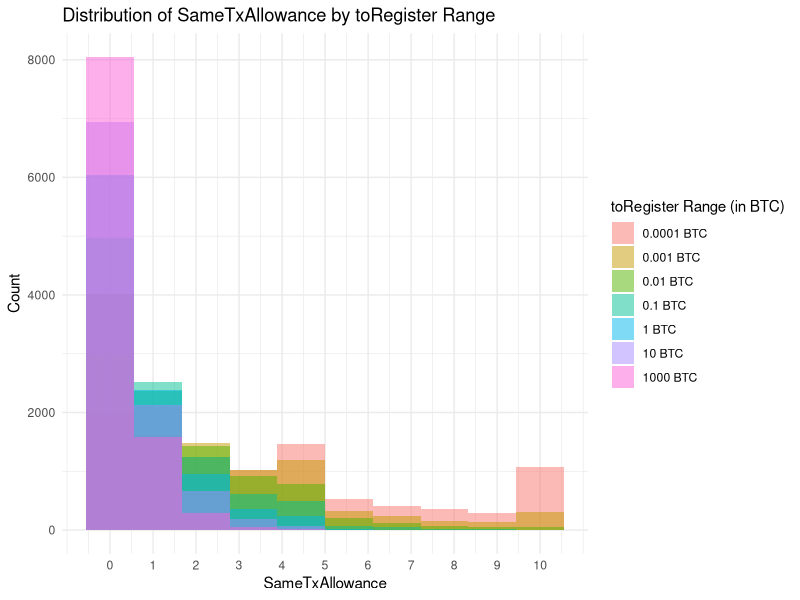

The R script that drew this image:
# Ensure the ggplot2 package is installed
if (!requireNamespace("ggplot2", quietly = TRUE)) {
  install.packages("ggplot2")
}

# Load the ggplot2 package
library(ggplot2)

# Function to get random biased same transaction allowance
GetRandomBiasedSameTxAllowance <- function(percent) {
  for (num in 0:100) {
    if (sample(1:100, 1) <= percent) {
      return(num)
    }
  }
  return(0)
}

# Function to simulate the allowance multiple times
simulateAllowance <- function(runs=10000) {
  rangesBTC <- c(0.0001, 0.001, 0.01, 0.1, 1, 10, 1000) # 1000 BTC as an upper bound
  percentages <- c(20, 30, 40, 50, 60, 70, 80)
  
  results <- data.frame(toRegisterBTC=rep(rangesBTC, each=runs), sameTxAllowance=integer(length(rangesBTC) * runs))
  
  for (i in 1:(length(rangesBTC))) {
    for (j in 1:runs) {
      allowance <- GetRandomBiasedSameTxAllowance(percentages[i])
      # Cap the allowance at 10
      results$sameTxAllowance[(i-1)*runs + j] <- min(10, allowance)
    }
  }
  return(results)
}

# Simulate and store results
results <- simulateAllowance()

# Visualization
custom_labels <- c("0.0001 BTC", "0.001 BTC", "0.01 BTC", "0.1 BTC", "1 BTC", "10 BTC", "1000 BTC")

print(
  ggplot(results, aes(x=sameTxAllowance, fill=as.factor(toRegisterBTC))) +
    geom_histogram(position="identity", bins=10, alpha=0.5) + # set bins to 10 for distinct bins for each value 0-10
    labs(title="Distribution of SameTxAllowance by toRegister Range", 
         x="SameTxAllowance", 
         y="Count",
         fill="toRegister Range (in BTC)") +
    scale_fill_manual(values = scales::hue_pal()(7), labels = custom_labels) +
    scale_x_continuous(breaks = 0:10) + # Explicitly set x-axis breaks to get ticks for each amount
    theme_minimal()
)

# Calculate and print percentages for each range
calculatePercentage <- function(data) {
  percentages <- list()
  
  rangesBTC <- unique(data$toRegisterBTC)
  
  for (range in rangesBTC) {
    subset_data <- data[data$toRegisterBTC == range,]
    freq_table <- table(subset_data$sameTxAllowance)
    total <- sum(freq_table)
    proportions <- as.data.frame(freq_table) / total * 100
    percentages[[as.character(range)]] <- proportions
  }
  
  return(percentages)
}

# Calculate percentages
percentages <- calculatePercentage(results)

# Print percentages
for (range in names(percentages)) {
  cat(paste("\nFor range", range, "BTC:\n"))
  print(percentages[[range]])
}
